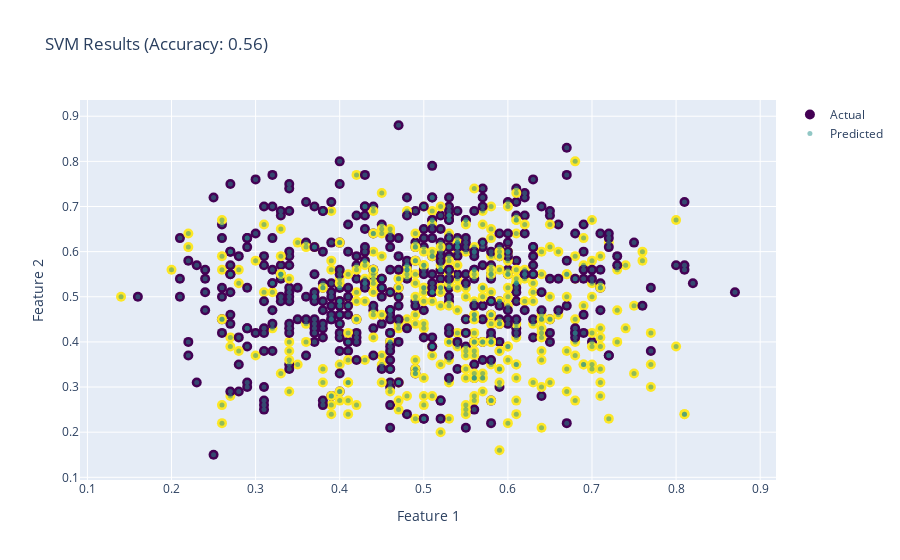

The code cell stored with this chart in its notebook:
### Code cell
basicSVM(df[['TEAM1_100wp', 'TEAM2_100wp', 'TEAM1_ID', 'TEAM2_ID', 'DATE', 'away_prob', 'away_spread', 'away_total', 'TEAM1_10wp', 'TEAM1_25wp', 'TEAM1_50wp',
       'TEAM1_75wp', 'TEAM2_10wp', 'TEAM2_25wp', 'TEAM2_50wp',
       'TEAM2_75wp']], df["T1_WON"])

### Figure 1 — Plotly figure (JSON) as saved in the notebook; plotly's stock layout.template omitted (floating-point values rounded to 4 significant figures; data arrays with more than 128 entries replaced by an {"elided": "..."} marker saying what was removed)
{"data": [{"marker": {"color": {"elided": "811 int values"}, "colorscale": [[0, "#440154"], [0.1111, "#482878"], [0.2222, "#3e4989"], [0.3333, "#31688e"], [0.4444, "#26828e"], [0.5556, "#1f9e89"], [0.6667, "#35b779"], [0.7778, "#6ece58"], [0.8889, "#b5de2b"], [1, "#fde725"]], "size": 10}, "mode": "markers", "name": "Actual", "type": "scatter", "x": {"elided": "811 float values"}, "y": {"elided": "811 float values"}}, {"marker": {"color": {"elided": "811 int values"}, "colorscale": [[0, "#440154"], [0.1111, "#482878"], [0.2222, "#3e4989"], [0.3333, "#31688e"], [0.4444, "#26828e"], [0.5556, "#1f9e89"], [0.6667, "#35b779"], [0.7778, "#6ece58"], [0.8889, "#b5de2b"], [1, "#fde725"]], "opacity": 0.5, "size": 5}, "mode": "markers", "name": "Predicted", "type": "scatter", "x": {"elided": "811 float values"}, "y": {"elided": "811 float values"}}], "layout": {"title": {"text": "SVM Results (Accuracy: 0.56)"}, "xaxis": {"title": {"text": "Feature 1"}}, "yaxis": {"title": {"text": "Feature 2"}}}}
